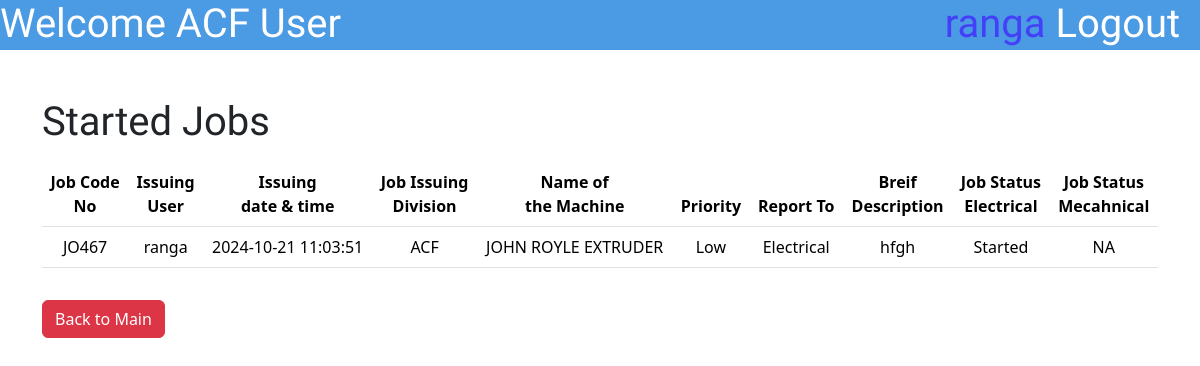
/PUser/StartedJobsPuser.php (signed in), run on the app's committed database.
### tables this page shows
CREATE TABLE `jobdatasheet` (
  `id` int(10) NOT NULL,
  `JobCodeNo` varchar(100) NOT NULL,
  `JobPostingDateTime` varchar(50) NOT NULL,
  `JobFinishingDateTime` varchar(50) DEFAULT NULL,
  `JobPostingDev` enum('ACF','CCF','DR','Flexible','Aluminium Rodmill','Ceylon Copper','Drum Yard','Carpentry','Bail Room') NOT NULL,
  `MachineName` varchar(255) NOT NULL,
  `Priority` enum('High','Low','Critical','') NOT NULL,
  `ReportTo` enum('Electrical','Mechanical','Both','') NOT NULL,
  `BDescription` varchar(500) NOT NULL,
  `Username` varchar(50) NOT NULL,
  `JobStatusE` enum('Pending','Started','Finished','Approved','NA') NOT NULL,
  `JobStatusM` enum('Pending','Started','Finished','Approved','NA') NOT NULL,
  `ManPowerInvolved` varchar(1000) DEFAULT NULL,
  `Certification` enum('Pending Certification','Not Certified','Certified','') NOT NULL,
  `FinishedCommentE` varchar(255) DEFAULT NULL,
  `FinishedCommentM` varchar(500) DEFAULT NULL,
  `TransferCommentE` varchar(500) DEFAULT NULL,
  `TransferCommentM` varchar(500) DEFAULT NULL,
  `ApproveComment` varchar(1000) DEFAULT NULL,
  `DisapproveComment` varchar(1000) DEFAULT NULL,
  `DownTimeE` varchar(500) DEFAULT NULL,
  `DownTimeM` varchar(50) DEFAULT NULL,
  `TryCount` int(10) DEFAULT NULL
);

### PUser/StartedJobsPuser.php (the view, shortened to what this page needs)
<?php
include '../connect.php';
?>
<!DOCTYPE html>
<html lang="en">
<head>
    <link href="https://cdn.jsdelivr.net/npm/bootstrap@5.3.3/dist/css/bootstrap.min.css" rel="stylesheet"
>
    <link rel="stylesheet" href="\MaintananceJobCard\styles\SubmitJobstyle.css">
</head>
<body>
    <div class="topbar">
        <h1 class="topbar-text">Welcome <?php echo $_SESSION['workplace']?> User</h1>
        <a href="\MaintananceJobCard\logout.php">
            <h1 class="topbar-logout">Logout &nbsp</h1>
        </a>
        <h1 class="topbar-username"><?php echo $_SESSION['username'] ?>&nbsp</h1>
    </div>
    <div class="container mt-5 ">
        <div class="mt-5">
            <h1>Started Jobs</h1>
            <table class="table table-hover mt-3">
                <thead>
                    <tr>
                        <th scope="col">Job Code <br>No</th>
                        <th scope="col">Issuing<br>User</th>
                        <th scope="col">Issuing <br>date & time</th>
                        <th scope="col">Job Issuing<br> Division</th>
                        <th scope="col">Name of<br> the Machine</th>
                        <th scope="col">Priority</th>
                        <th scope="col">Report To</th>
                        <th scope="col">Breif <br>Description</th>
                        <th scope="col">Job Status<br>Electrical</th>
                        <th scope="col">Job Status<br>Mecahnical</th>
                    </tr>
                </thead>
                <tbody>
                    <?php
                    $workplace=$_SESSION['workplace'];
                    $sql = "Select * from `jobdatasheet` where  (JobStatusE='Started' or JobStatusM='Started') and JobPostingDev='$workplace'";
                    $result = mysqli_query($con, $sql);
                    while ($row = mysqli_fetch_assoc($result)) {
                        $id = $row['id'];
                        $JobCodeNo = $row['JobCodeNo'];
                        $username = $row['Username'];
                        $JobIssuingDateTime = $row['JobPostingDateTime'];
                        $JobIssuingDivision = $row['JobPostingDev'];
                        $MachineName = $row['MachineName'];
                        $priority = $row['Priority'];
                        $ReportTo = $row['ReportTo'];
                        $BriefDescription = $row['BDescription'];
                        $JobStatusM=$row['JobStatusE'];
                        $JobStatusE=$row['JobStatusM'];
                        echo
                            "
     <tr class='clickable-row' data-href='\MaintananceJobCard\PUser\ViewJobPUserStarted.php?updateid=$id'>
        <td>$JobCodeNo</td>
        <td>$username</td>
        <td>$JobIssuingDateTime</td>
        <td>$JobIssuingDivision</td>
        <td>$MachineName</td>
        <td>$priority</td>
        <td>$ReportTo</td>
        <td style='white-space: nowrap; text-overflow:ellipsis; overflow: hidden; max-width:1px;'>$BriefDescription</td>
        <td>$JobStatusM</td>
        <td>$JobStatusE</td>
      </tr>
      ";
                    }
                    ?>
                </tbody>
            </table>
            <button type="back" class="btn btn-danger mt-3" name="back"><a
                    href="\MaintananceJobCard\PUser\indexPUser.php" style="text-decoration:none;color:white">Back to
                    Main</a></button>
        </div>
    </div>
</body>

### styles/SubmitJobstyle.css (style rules this page uses)
div.topbar { height: 50px; width: 100%; background-color: #4A9AE4; }
h1.topbar-text { float: left; font-family: "Jockey One", sans-serif; color: white; }
h1.topbar-username { float: right; font-family: "Jockey One", sans-serif; color: #4440F8; }
h1.topbar-logout { float: right; font-family: "Jockey One", sans-serif; color: white; }

### PUser/StartedJobsPuser.php (style rules this page uses)
h1 { font-family: "Jockey One", sans-serif; }
th, td { text-align: center; }

### data on the page
jobdatasheet: JobCodeNo "JO467", Username "ranga", JobPostingDateTime "2024-10-21 11:03:51", JobPostingDev "ACF", MachineName "JOHN ROYLE EXTRUDER", Priority "Low", ReportTo "Electrical", BDescription "hfgh", JobStatusE "Started", JobStatusM "NA"

### other printed values
$_SESSION['workplace'] "ACF"
$_SESSION['username'] "ranga"
